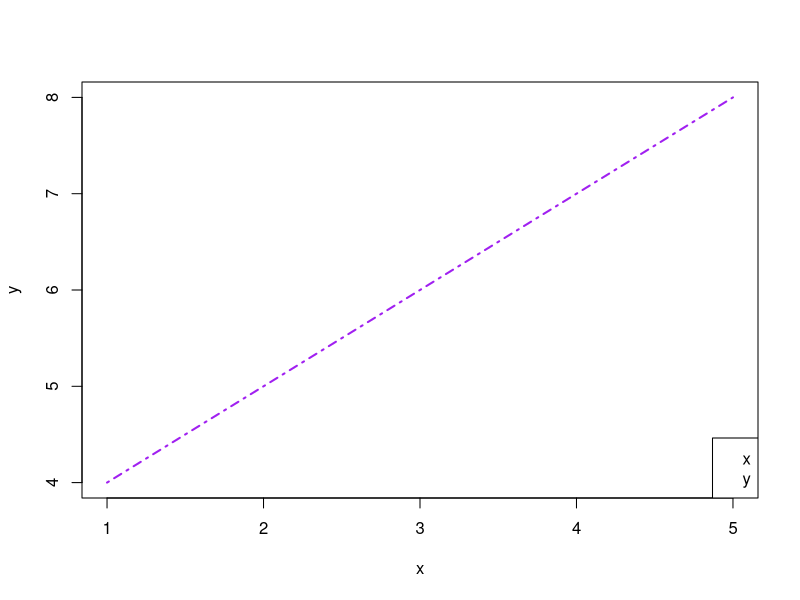
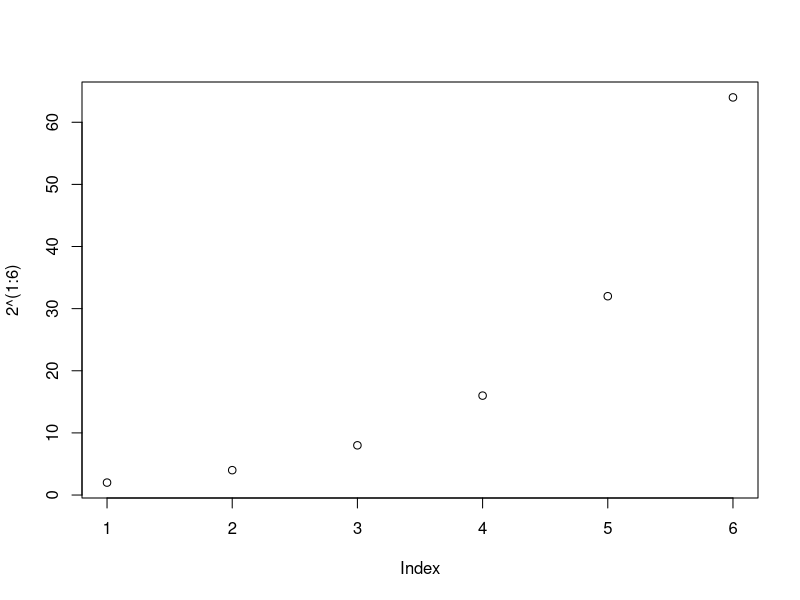
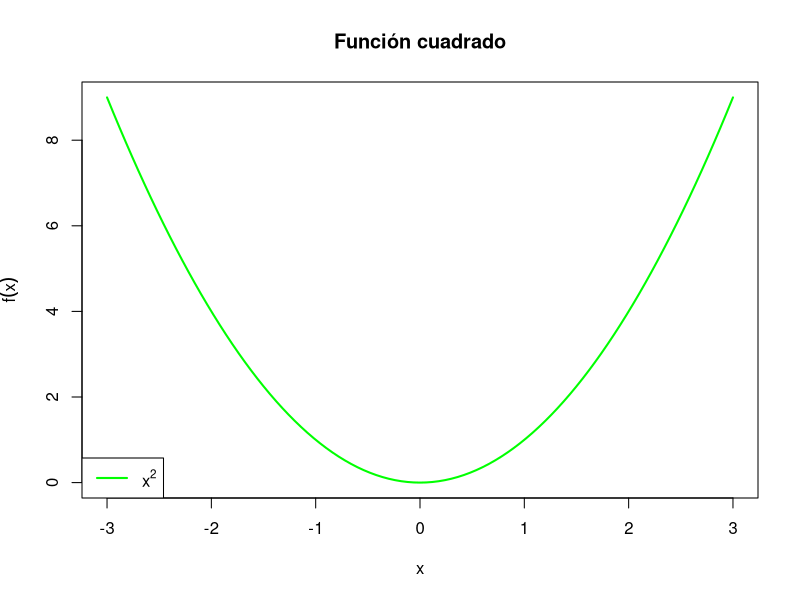
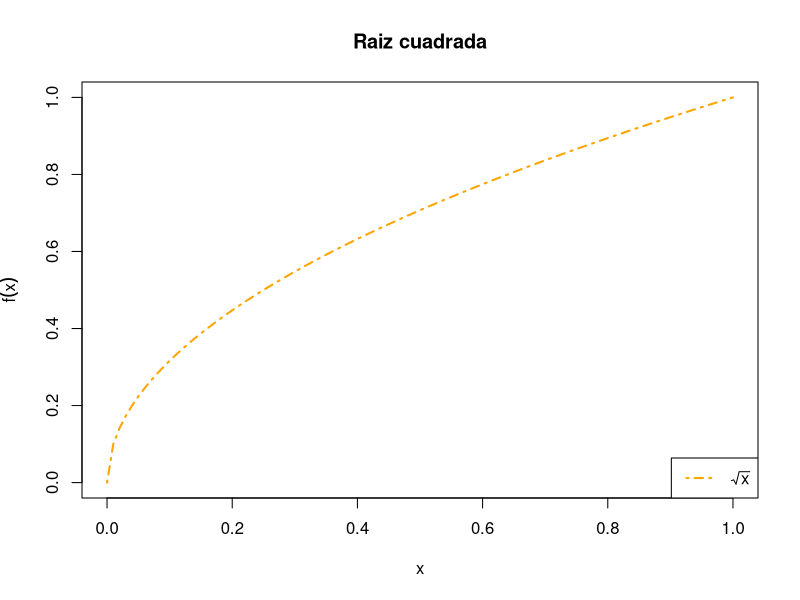
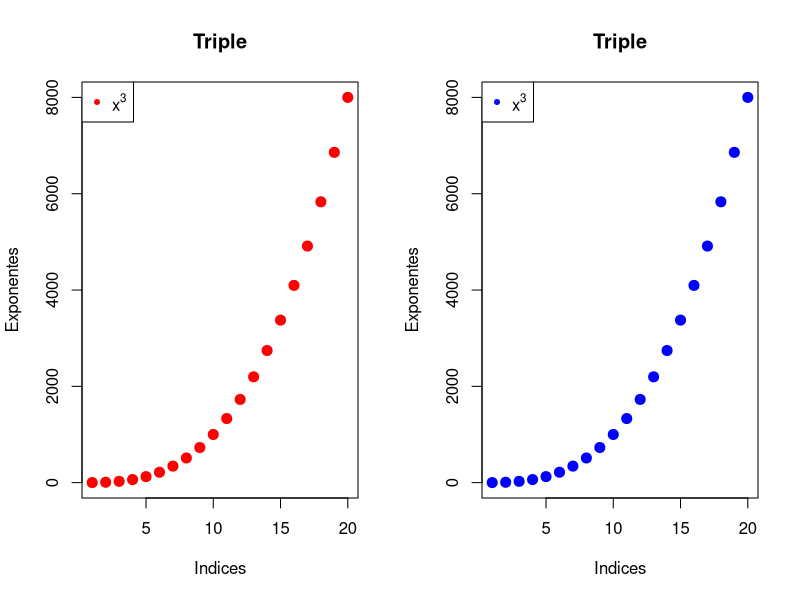
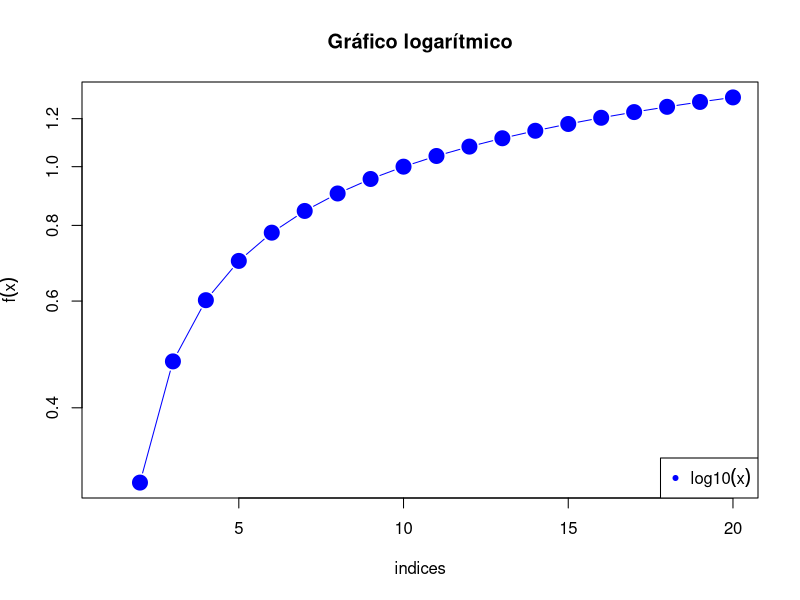
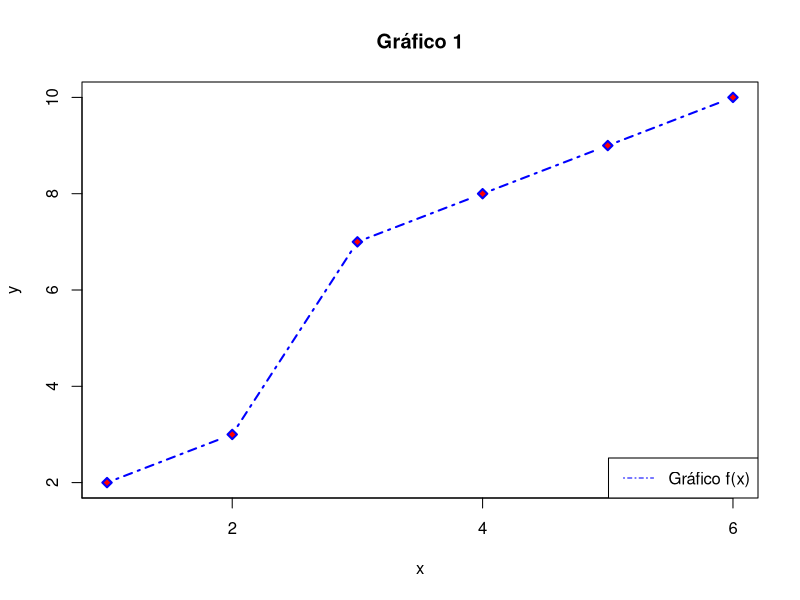
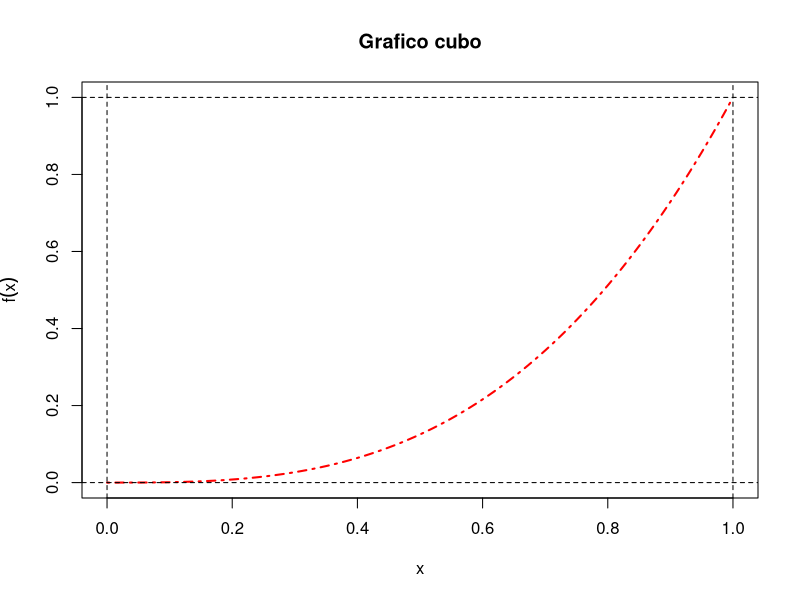

The R script that drew these images, in order: (Note: this script raises an error after producing the figures.)
## ---- chunk 1
knitr::opts_chunk$set(echo = TRUE)
## ---- chunk 2
x = seq(1,5,1)
y = seq(4,8,1)
plot(x,y,type = "l", col = "purple", lwd = 2 ,
     lty = "dotdash")
legend("bottomright",
       legend = c("x","y"))


## ---- chunk 3
plot(2^(1:6))
## ---- chunk 4
cuadrado = function(x){x^2}
plot(cuadrado, col = "green",lwd = 2 , 
     main = "Función cuadrado", xlim = c(-3,3),
     ylab = expression(f(x)))
legend("bottomleft",
       legend = c(expression(x^2)),col = "green",
       lwd = 2)


## ---- chunk 5
x = c(14,16,18,19)
raiz_cuadrada = function(x){sqrt(x)}
plot(raiz_cuadrada, main = "Raiz cuadrada",
     xlab = "x", ylab = expression(f(x)),
     type = "l", lty = "dotdash",lwd = 2,
     col = "orange")
legend("bottomright",
      legend = c(expression(sqrt(x))),lwd = 2,
      lty = "dotdash", col = "orange")
## ---- chunk 6
par(mfrow = c(1,2))
x = 1:20
triple = function(x){x ^ 3}
plot(triple(x),xlab = "Indices",
     ylab = "Exponentes",main = "Triple",
     pch = 20 , cex = 2,col = "red")
legend("topleft",
       legend = c(expression(x^3)),col = "red",
       pch = 20)
plot(triple(x),xlab = "Indices",
     ylab = "Exponentes",main = "Triple",
     pch = 20 , cex = 2,col = "blue")
legend("topleft",
       legend = c(expression(x^3)),col = "blue",
       pch = 20)
par(mfrow = c(1,1))
## ---- chunk 7
x = 1:20
logaritmico = function(x){log10(x)}
plot(logaritmico(x),xlab = "indices",
     ylab = expression(f(x)),log = "y",
     main = "Gráfico logarítmico",pch = 20,
     col = "blue",cex = 3,type = "b")
legend("bottomright",
       legend = c(expression(log10(x))),
       col = "blue",pch = 20)

## ---- chunk 8
x = c(1,2,3,4,5,6)
y = c(2,3,7,8,9,10)
plot(x,y,main = "Gráfico 1",pch = 23,col = "blue",
     bg = "red",lty = "dotdash",type = "b",
     lwd = 2,xaxp = c(0,6,3),yaxp = c(0,10,5))
legend("bottomright",
       legend = c("Gráfico f(x)"),
       col = "blue",lty = "dotdash")



## ---- chunk 9
c = function(x){x^3}
plot(c,xlab = "x",ylab = expression(f(x)),
     main = "Grafico cubo",
     pch = 19 , lty = "dotdash",lwd = 2,
     col = "red")
abline(v = -2:2 , h = 0:6, lty = "dashed",
       col = "gray0")
## ---- chunk 10
x = c(5*(1:10))
plot(x,c(exp(-x) + (-1) ^ x * x/2 * sin(x)^ 2),
     xlab = "", ylab = "",lty = "dotdash",
     lwd = 2, col = "red",type = "b",
     main = "Gráfico con varios elementos")
segments(10,0,40,0, col = "red",lwd = 4)
polygon(c(20,30,40), c(10,-10,10), col = "gold",
        density = 3, angle = 90 , lty = "dotdash",
        lwd = 5)


## ---- chunk 11
alumnos = c(1:10)
notas = c(2,5,7,9,8,3,5,6,10,7)
plot(alumnos,notas,
     main = "Gráfico Notas de alumnos",
     xlab = "Alumnos", ylab = "Notas",
     col = "red",
     type = "b", lty = "dotdash", lwd = 2)
